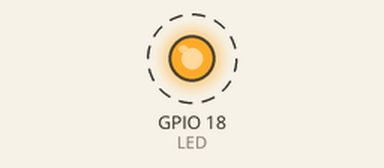
This program was run on a simulated Raspberry Pi (BCM pin numbers). Parts: output pins drawn as LEDs (lit = HIGH). Dashed ring = blinking.

Above: at 0.12 s.
Timing chart, 0 to 3.0 s (numbered marks = the images above):
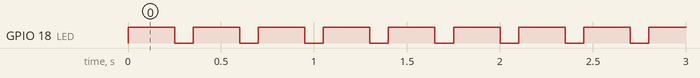

The program:

blink.py
```python
#! /usr/bin/python

import RPi.GPIO as GPIO
import time
import atexit

GPIO.setmode(GPIO.BCM)
GPIO.setwarnings(False)

LED = 18
GPIO.setup(LED, GPIO.OUT)

def switch_off():
  GPIO.output(LED,False)

def switch_on():
  GPIO.output(LED,True)

atexit.register(switch_off)

while True:
  switch_on()
  time.sleep(0.25)
  switch_off()
  time.sleep(0.1)
```

Measured:
- by itself, GPIO 18 (LED): alternates HIGH for 0.25 s and LOW for 0.10 s
